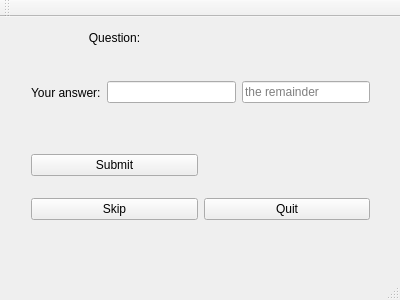
<?xml version="1.0" encoding="UTF-8"?>
<ui version="4.0">
 <class>MainWindow</class>
 <widget class="QMainWindow" name="MainWindow">
  <property name="geometry">
   <rect>
    <x>0</x>
    <y>0</y>
    <width>400</width>
    <height>300</height>
   </rect>
  </property>
  <property name="windowTitle">
   <string>MainWindow</string>
  </property>
  <widget class="QWidget" name="centralWidget">
   <widget class="QWidget" name="horizontalLayoutWidget">
    <property name="geometry">
     <rect>
      <x>20</x>
      <y>0</y>
      <width>361</width>
      <height>41</height>
     </rect>
    </property>
    <layout class="QHBoxLayout" name="horizontalLayout">
     <item>
      <widget class="QLabel" name="label_3">
       <property name="text">
        <string>Question:</string>
       </property>
       <property name="alignment">
        <set>Qt::AlignCenter</set>
       </property>
      </widget>
     </item>
     <item>
      <widget class="QLabel" name="questionLabel">
       <property name="text">
        <string/>
       </property>
       <property name="alignment">
        <set>Qt::AlignBottom|Qt::AlignHCenter</set>
       </property>
      </widget>
     </item>
    </layout>
   </widget>
   <widget class="QWidget" name="horizontalLayoutWidget_2">
    <property name="geometry">
     <rect>
      <x>20</x>
      <y>50</y>
      <width>361</width>
      <height>51</height>
     </rect>
    </property>
    <layout class="QHBoxLayout" name="horizontalLayout_2">
     <item>
      <widget class="QLabel" name="label_2">
       <property name="text">
        <string>Your answer:</string>
       </property>
      </widget>
     </item>
     <item>
      <widget class="QLineEdit" name="answer1LineEdit"/>
     </item>
     <item>
      <widget class="QLineEdit" name="answer2LineEdit">
       <property name="placeholderText">
        <string>the remainder</string>
       </property>
      </widget>
     </item>
    </layout>
   </widget>
   <widget class="QWidget" name="gridLayoutWidget">
    <property name="geometry">
     <rect>
      <x>20</x>
      <y>110</y>
      <width>361</width>
      <height>121</height>
     </rect>
    </property>
    <layout class="QGridLayout" name="gridLayout">
     <item row="0" column="1">
      <widget class="QLabel" name="resultLabel">
       <property name="text">
        <string/>
       </property>
       <property name="alignment">
        <set>Qt::AlignCenter</set>
       </property>
      </widget>
     </item>
     <item row="0" column="0">
      <widget class="QPushButton" name="submitButton">
       <property name="text">
        <string>Submit</string>
       </property>
      </widget>
     </item>
     <item row="1" column="0">
      <widget class="QPushButton" name="skipButton">
       <property name="text">
        <string>Skip</string>
       </property>
      </widget>
     </item>
     <item row="1" column="1">
      <widget class="QPushButton" name="quitButton">
       <property name="text">
        <string>Quit</string>
       </property>
      </widget>
     </item>
    </layout>
   </widget>
  </widget>
  <widget class="QMenuBar" name="menuBar">
   <property name="geometry">
    <rect>
     <x>0</x>
     <y>0</y>
     <width>400</width>
     <height>25</height>
    </rect>
   </property>
  </widget>
  <widget class="QToolBar" name="mainToolBar">
   <attribute name="toolBarArea">
    <enum>TopToolBarArea</enum>
   </attribute>
   <attribute name="toolBarBreak">
    <bool>false</bool>
   </attribute>
  </widget>
  <widget class="QStatusBar" name="statusBar"/>
 </widget>
 <layoutdefault spacing="6" margin="11"/>
 <resources/>
 <connections/>
</ui>
